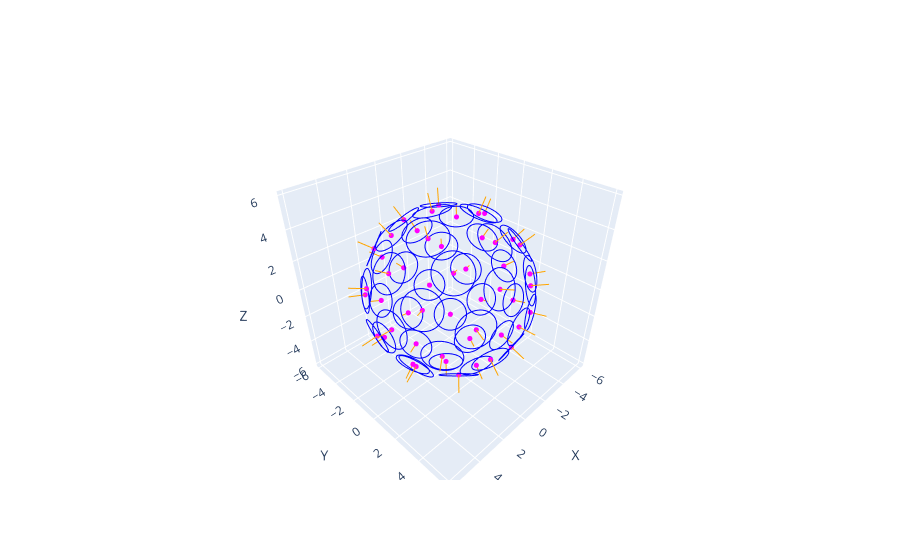

Notebook code for this chart:
### Code cell
for point, rayon, normal in zip(points, rayons, normals):
    add_circle(point, rayon, normal, fig)

fig.show()
